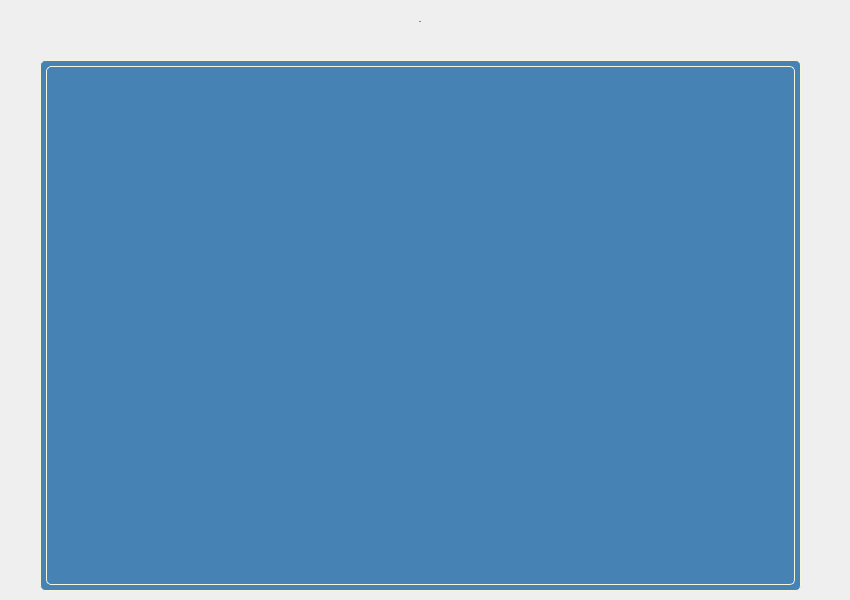
      <widget class="QWidget" name="faq_pg">
       <widget class="QWidget" name="layoutWidget">
        <property name="geometry">
         <rect>
          <x>0</x>
          <y>0</y>
          <width>841</width>
          <height>43</height>
         </rect>
        </property>
        <layout class="QHBoxLayout" name="horizontalLayout_13">
         <item>
          <spacer name="horizontalSpacer_24">
           <property name="orientation">
            <enum>Qt::Horizontal</enum>
           </property>
           <property name="sizeHint" stdset="0">
            <size>
             <width>40</width>
             <height>20</height>
            </size>
           </property>
          </spacer>
         </item>
         <item>
          <widget class="QLabel" name="label_faq">
           <property name="font">
            <font>
             <pointsize>-1</pointsize>
             <weight>75</weight>
             <bold>true</bold>
            </font>
           </property>
           <property name="text">
            <string>FAQ</string>
           </property>
          </widget>
         </item>
         <item>
          <spacer name="horizontalSpacer_25">
           <property name="orientation">
            <enum>Qt::Horizontal</enum>
           </property>
           <property name="sizeHint" stdset="0">
            <size>
             <width>40</width>
             <height>20</height>
            </size>
           </property>
          </spacer>
         </item>
        </layout>
       </widget>
       <widget class="QWidget" name="layoutWidget">
        <property name="geometry">
         <rect>
          <x>0</x>
          <y>60</y>
          <width>841</width>
          <height>531</height>
         </rect>
        </property>
        <layout class="QHBoxLayout" name="horizontalLayout_14">
         <item>
          <spacer name="horizontalSpacer_26">
           <property name="orientation">
            <enum>Qt::Horizontal</enum>
           </property>
           <property name="sizeType">
            <enum>QSizePolicy::Fixed</enum>
           </property>
           <property name="sizeHint" stdset="0">
            <size>
             <width>40</width>
             <height>20</height>
            </size>
           </property>
          </spacer>
         </item>
         <item>
          <widget class="QScrollArea" name="faq_scroll">
           <property name="styleSheet">
            <string notr="true">    background-color: #4682B4; /* Стальной синий фон для каждой страницы */
    border: 1px solid #F5F5DC; /* Светло-бежевый для границ страниц */
    border-radius: 5px; /* Закругленные углы для страниц */
    padding: 5px; /* Внутренние отступы для страниц */</string>
           </property>
           <property name="widgetResizable">
            <bool>true</bool>
           </property>
           <widget class="QWidget" name="scrollAreaWidgetContents">
            <property name="geometry">
             <rect>
              <x>0</x>
              <y>0</y>
              <width>98</width>
              <height>28</height>
             </rect>
            </property>
           </widget>
          </widget>
         </item>
         <item>
          <spacer name="horizontalSpacer_27">
           <property name="orientation">
            <enum>Qt::Horizontal</enum>
           </property>
           <property name="sizeType">
            <enum>QSizePolicy::Fixed</enum>
           </property>
           <property name="sizeHint" stdset="0">
            <size>
             <width>40</width>
             <height>20</height>
            </size>
           </property>
          </spacer>
         </item>
        </layout>
       </widget>
      </widget>
